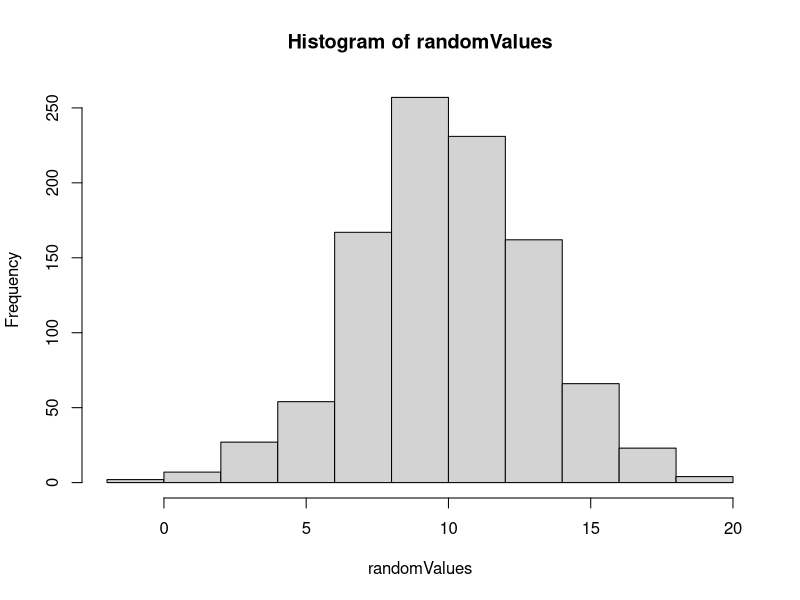

Generate this figure with R:
# This is a comment

# initial values
x = 10
y = 20

# equation
magnitude=sqrt(x^2+y^2)
v.x = x/magnitude
v.y = y/magnitude

# use class() to return the data type

######################################

# Exercice - Part1
# Compute. log(((3+2)*5)+6)
a = 3 + 2;
b = a * 5;
c = b + 6;
res = log(c);
print(res)

# Create a vector and print the 4th element
v = c(0,1,2,3,4);
print(v[4])

# Create a vector of 5 characters
v = c("a","b","c","d","e")

######################################

# Matrices
x = c(1,3,8)
y = c(1,5,3)
xy = rbind(x,y)
xy
xy[2,2]

######################################

n = 1000
randomValues = rnorm(n, mean = 10, sd = 3)
hist(randomValues)

######################################

# print all vaues from 1 to 100 that are divisible by 3
data = 1:100
for (num in data) {
  # check if it is divisible by 3
  if (num%%3 == 0) {
    print(num)
  }
}

######################################

#print all the Fibo numbers up to its 20th element
#calculate the fibonacci sequence recursively
#fibo(n)=fibo(n-1)+fibo(n-2)
fibonacci <- function(n) {
  if(n <= 1) {
    return(n)
  } else {
    return(fibonacci(n-1) + fibonacci(n-2))
  }
}

# print fibonacci sequence up to n-terms
printFibonacci <- function(nterms) {
  # check if the number of terms is valid
  if(nterms <= 0) {
    print("nterms must be greater than 0")
  } else {
    # print Fibonacci sequence
    for(i in 1:(nterms)) {
      print(fibonacci(i))
    }
  }
}

printFibonacci(20)

######################################

#print the entered number is prime
isPrime <- function(num) {
  # Asume all numbers are not prime
  is_prime = FALSE
  # prime numbers are greater than 1
  if(num > 1) {
    is_prime = TRUE
    # check for factors, from 2 to mun-1
    for(i in 2:(num-1)) {
      # shall not be dividers from 2 to mun-1 to be prime
      if ((num %% i) == 0) {
        is_prime = FALSE
        break
      }
    }
  }
  # 2 is a prime number
  if(num == 2)    is_prime = TRUE
  # print the result
  if(is_prime) {
    #print(paste(num,"is a prime number"))
    return(TRUE)
  } else {
    #print(paste(num,"is not a prime number"))
    return(FALSE)
  }
}

isPrime(1)
isPrime(2)
isPrime(3)
isPrime(5)
isPrime(6)
isPrime(7)
isPrime(8)
isPrime(10)
isPrime(11)
isPrime(12)
isPrime(16)
isPrime(18)
isPrime(19)
isPrime(20)

######################################
